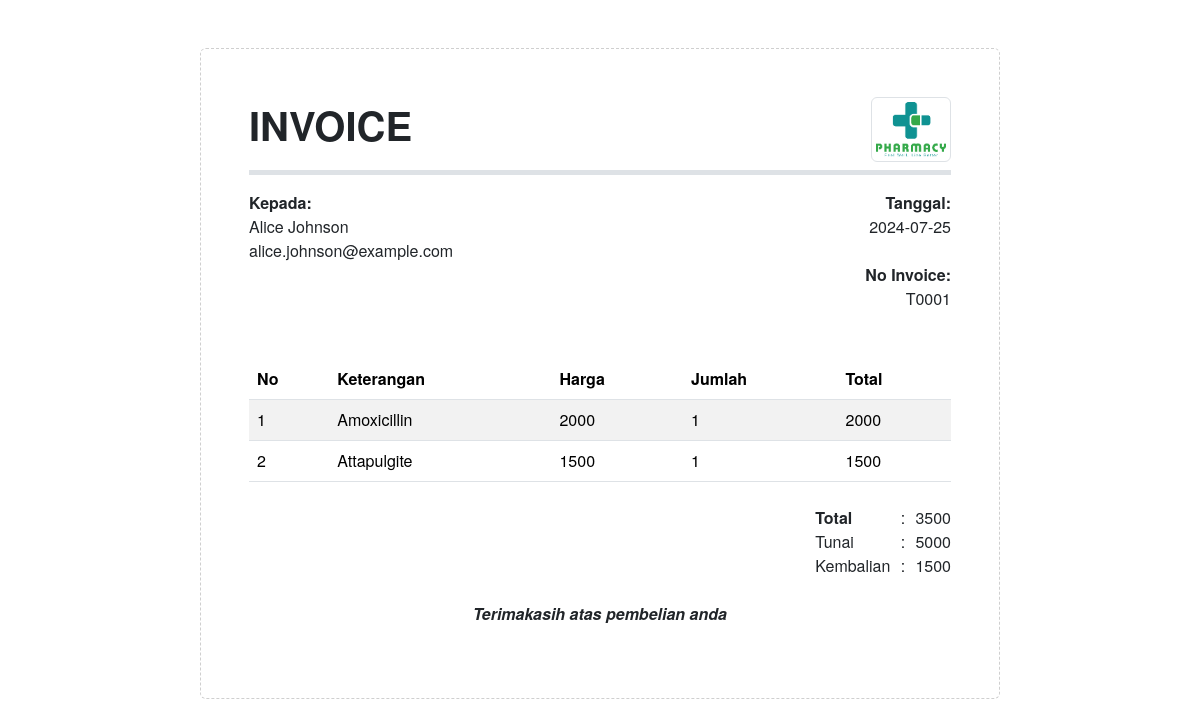
The app's page /GenerateReportPhamarcy/index.php?fk=T0001 with its own data.
### tables this page shows
CREATE TABLE `tb_transaksi` (
  `kode_transaksi` varchar(255) NOT NULL,
  `id_pelanggan` int(11) NOT NULL,
  `total_pembelian` double NOT NULL,
  `total_dibayarkan` double NOT NULL,
  `total_kembalian` double NOT NULL,
  `tgl_transaksi` date NOT NULL DEFAULT current_timestamp()
);

CREATE TABLE `tb_pelanggan` (
  `id_pelanggan` int(11) NOT NULL,
  `nama_pelanggan` varchar(255) NOT NULL,
  `email` varchar(255) NOT NULL,
  `no_telp` varchar(255) NOT NULL,
  `alamat` varchar(255) NOT NULL,
  `tgl_dibuat` date DEFAULT current_timestamp()
);

CREATE TABLE `tb_entry_transaksi` (
  `id_entry_transaksi` int(11) NOT NULL,
  `kode_transaksi` varchar(255) NOT NULL,
  `kode_obat` varchar(255) NOT NULL,
  `nama_obat` varchar(255) NOT NULL,
  `quantity` int(11) NOT NULL,
  `harga_item` int(11) NOT NULL,
  `total` double NOT NULL
);

### GenerateReportPhamarcy/index.php (the view, shortened to what this page needs)
<?php
    include "config/koneksi.php";
?>
<!DOCTYPE html>
<html lang="en">
  <head>
    <link
      href="https://cdn.jsdelivr.net/npm/bootstrap@5.3.3/dist/css/bootstrap.min.css"
      rel="stylesheet"
    />
    <link rel="stylesheet" href="./style/global.css" />
  </head>
  <body onload="window.print()">
    <main class="p-5 mx-auto mt-5 rounded">
      <div class="border-bottom border-5 pb-2 mb-3 d-flex justify-content-between align-items-center">
        <h1 class="fw-bold">INVOICE</h1>
        <img src="./assets/my-logo.png" class="img-fluid img-thumbnail" width="80" alt="logo">
      </div>
      <div>
        <?php
            $a = mysqli_query($con,"SELECT * FROM tb_transaksi WHERE kode_transaksi = '$_GET[fk]'");
            while($r=mysqli_fetch_array($a)){
        ?>
          <table style="width: 100%">
            <tr>
              <th class="text-start">Kepada:</th>
              <th class="text-end">Tanggal:</th>
            </tr>
            <?php
              $query = "SELECT * FROM tb_pelanggan WHERE id_pelanggan = " . $r['id_pelanggan'];
              $a = mysqli_query($con, $query);
              while($UserResult=mysqli_fetch_array($a)){
            ?>
              <tr>
                <td class="text-start"><?= $UserResult['nama_pelanggan'] ?></td>
                <td class="text-end"><?= $r['tgl_transaksi'] ?></td>
              </tr>
              <tr>
                <td class="text-start" colspan="2"><?= $UserResult['email'] ?></td>
              </tr>
            <?php } ?>
            <tr>
              <th class="text-end" colspan="2">No Invoice:</th>
            </tr>
            <tr>
              <td class="text-end" colspan="2"><?= $r['kode_transaksi'] ?></td>
            </tr>
          </table>
        <?php } ?>
      </div>
      <div class="mt-5">
        <table class="table table-striped">
          <thead>
            <tr>
              <th scope="col">No</th>
              <th scope="col">Keterangan</th>
              <th scope="col">Harga</th>
              <th scope="col">Jumlah</th>
              <th scope="col">Total</th>
            </tr>
          </thead>
          <tbody>
            <?php
                $no=0;
                $a = mysqli_query($con,"SELECT * FROM tb_entry_transaksi WHERE kode_transaksi = '$_GET[fk]'");
                while($r=mysqli_fetch_array($a)){
                $no++
            ?>
              <tr>
                <td><?php echo $no ?></td>
                <td><?php echo $r['nama_obat'] ?></td>
                <td><?php echo $r['harga_item'] ?></td>
                <td><?php echo $r['quantity'] ?></td>
                <td><?php echo $r['total'] ?></td>
              </tr>
            <?php } ?>
          </tbody>
        </table>
      </div>
      <div class="d-flex justify-content-end mt-4">
        <table style="width: max-content;">
          <?php
                $a = mysqli_query($con,"SELECT * FROM tb_transaksi WHERE kode_transaksi = '$_GET[fk]'");
                while($r=mysqli_fetch_array($a)){
          ?>
            <tr>
              <th class="text-start">Total</th>
              <td class="text-end text-center" style="width: 25px;">:</td>
              <td class="text-end"><?php echo $r['total_pembelian'] ?></td>
            </tr>
            <tr>
              <td class="text-start">Tunai</td>
              <td class="text-end text-center" style="width: 25px;">:</td>
              <td class="text-end"><?php echo $r['total_dibayarkan'] ?></td>
            </tr>
            <tr>
              <td class="text-start">Kembalian</td>
              <td class="text-end text-center" style="width: 25px;">:</td>
              <td class="text-end"><?php echo $r['total_kembalian'] ?></td>
            </tr>
          <?php } ?>
        </table>
      </div>
      <div class="text-center my-4">
        <p class="fw-bold fst-italic">Terimakasih atas pembelian anda</p>
      </div>
    </main>
  </body>
</html>

### GenerateReportPhamarcy/style/global.css (style rules this page uses)
* { margin: 0; padding: 0; box-sizing: border-box; }
body { font-family: 'Helvetica Neue', 'Helvetica', Helvetica, Arial, sans-serif; }
main { max-width: 800px; border: 1px dashed rgb(207, 207, 207); }

### records on screen
tb_transaksi: tgl_transaksi "2024-07-25", kode_transaksi "T0001", total_pembelian "3500", total_dibayarkan "5000", total_kembalian "1500"
tb_pelanggan: nama_pelanggan "Alice Johnson", email "alice.johnson@example.com"
tb_entry_transaksi: nama_obat "Amoxicillin", harga_item "2000", quantity "1", total "2000"
tb_entry_transaksi: nama_obat "Attapulgite", harga_item "1500", quantity "1", total "1500"
